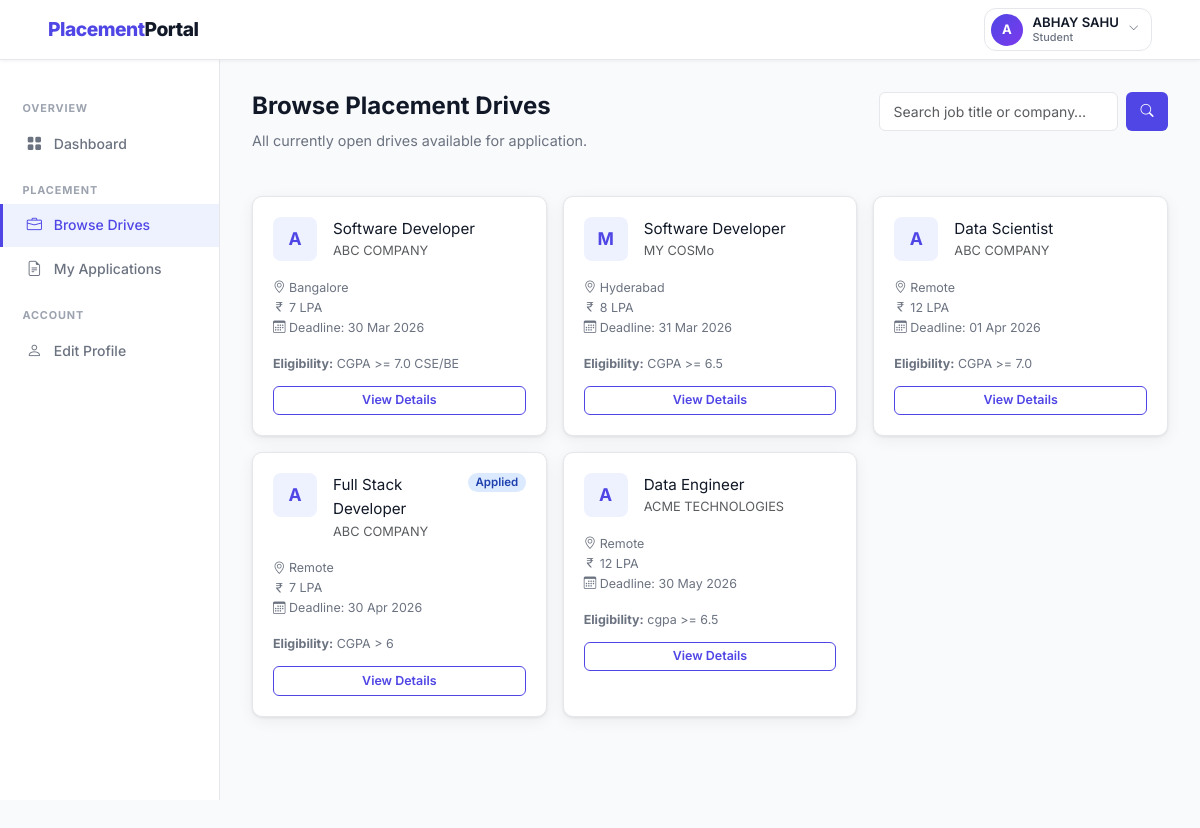
Screenshot of /student/drives (signed in) with the database file from the repository.
### backend/models.py (models this page shows, shortened)
class Student(db.Model):
    __tablename__ = 'student'
    id = db.Column(db.Integer, primary_key=True)
    full_name = db.Column(db.String(100), nullable=False)
    email = db.Column(db.String(120), unique=True, nullable=False)
    password_hash = db.Column(db.String(256), nullable=False)
    phone = db.Column(db.String(20))
    branch = db.Column(db.String(100))
    year = db.Column(db.String(20))
    cgpa = db.Column(db.Float)
    skills = db.Column(db.Text)
    resume_path = db.Column(db.String(300))
    is_active = db.Column(db.Boolean, default=True)
    registered_at = db.Column(db.DateTime, default=datetime.utcnow)
    applications = db.relationship('Application', backref='student', lazy=True,
                                   cascade='all, delete-orphan')

class PlacementDrive(db.Model):
    __tablename__ = 'placement_drive'
    id = db.Column(db.Integer, primary_key=True)
    company_id = db.Column(db.Integer, db.ForeignKey('company.id'), nullable=False)
    job_title = db.Column(db.String(150), nullable=False)
    job_description = db.Column(db.Text, nullable=False)
    eligibility_criteria = db.Column(db.Text)
    location = db.Column(db.String(100))
    salary_package = db.Column(db.String(100))
    application_deadline = db.Column(db.Date, nullable=False)
    status = db.Column(db.String(20), default='pending')
    created_at = db.Column(db.DateTime, default=datetime.utcnow)
    applications = db.relationship('Application', backref='drive', lazy=True,
                                   cascade='all, delete-orphan')

class Company(db.Model):
    __tablename__ = 'company'
    id = db.Column(db.Integer, primary_key=True)
    company_name = db.Column(db.String(150), nullable=False)
    email = db.Column(db.String(120), unique=True, nullable=False)
    password_hash = db.Column(db.String(256), nullable=False)
    hr_contact = db.Column(db.String(100))
    phone = db.Column(db.String(20))
    website = db.Column(db.String(200))
    description = db.Column(db.Text)
    approval_status = db.Column(db.String(20), default='pending')
    registered_at = db.Column(db.DateTime, default=datetime.utcnow)
    drives = db.relationship('PlacementDrive', backref='company', lazy=True,
                             cascade='all, delete-orphan')

### backend/routes.py (the view, shortened to what this page needs)
    @app.route('/student/drives')
    @login_required('student')
    def student_drives():
        search = request.args.get('search', '').strip()
        query  = PlacementDrive.query.filter_by(status='approved')
        approved_drives   = query.order_by(PlacementDrive.application_deadline.asc()).all()
        student           = Student.query.get(session['user_id'])
        applied_drive_ids = {
            a.drive_id for a in Application.query.filter_by(student_id=student.id).all()
        }
        return render_template('student/drives.html',
                               drives=approved_drives,
                               applied_drive_ids=applied_drive_ids,
                               search=search)

### backend/routes.py (called while the page is built)
def login_required(role):
    def decorator(f):
        @wraps(f)
        def decorated_function(*args, **kwargs):
            if 'user_id' not in session:
                flash('Please log in to continue.', 'warning')
                return redirect(url_for('auth_login', role=role))
            if session.get('role') != role:
                flash('You do not have permission to view that page.', 'danger')
                return redirect(url_for('home'))
            return f(*args, **kwargs)
        return decorated_function
    return decorator

### templates/student/drives.html (shortened to what this page needs)
{% extends 'layout_dashboard.html' %}
{% block sidebar %}
  <div class="sidebar-section">Overview</div>
  <a href="{{ url_for('student_dashboard') }}" class="sidebar-link"><i class="bi bi-grid-fill"></i> Dashboard</a>
  <div class="sidebar-section">Placement</div>
  <a href="{{ url_for('student_drives') }}" class="sidebar-link active"><i class="bi bi-briefcase"></i> Browse Drives</a>
  <a href="{{ url_for('student_applications') }}" class="sidebar-link"><i class="bi bi-file-earmark-text"></i> My Applications</a>
  <div class="sidebar-section">Account</div>
  <a href="{{ url_for('student_edit_profile') }}" class="sidebar-link"><i class="bi bi-person"></i> Edit Profile</a>
{% endblock %}
{% block content %}
<div class="page-header d-flex align-items-start justify-content-between flex-wrap gap-2">
  <div>
    <h1>Browse Placement Drives</h1>
    <p>All currently open drives available for application.</p>
  </div>
  <form method="GET" action="{{ url_for('student_drives') }}" class="search-bar">
    <input type="text" name="search" class="form-control"
           placeholder="Search job title or company…" value="{{ search }}">
    <button type="submit" class="btn btn-primary"><i class="bi bi-search"></i></button>
  </form>
</div>
{% if drives %}
<div class="row g-3">
  {% for d in drives %}
  <div class="col-md-6 col-xl-4">
    <div class="drive-card">
      <div class="d-flex align-items-start gap-3 mb-3">
        <div class="company-logo">{{ d.company.company_name[0]|upper }}</div>
        <div class="flex-grow-1 min-w-0">
          <div class="fw-700" style="font-size:.95rem;">{{ d.job_title }}</div>
          <div class="text-muted" style="font-size:.8rem;">{{ d.company.company_name }}</div>
        </div>
        {% if d.id in applied_drive_ids %}
          <span class="badge badge-applied">Applied</span>
        {% endif %}
      </div>
      <div class="drive-meta mb-3">
        {% if d.location %}
        <div><i class="bi bi-geo-alt"></i> {{ d.location }}</div>
        {% endif %}
        {% if d.salary_package %}
        <div><i class="bi bi-currency-rupee"></i> {{ d.salary_package }}</div>
        {% endif %}
        <div><i class="bi bi-calendar3"></i> Deadline: {{ d.application_deadline.strftime('%d %b %Y') }}</div>
      </div>
      {% if d.eligibility_criteria %}
      <div style="font-size:.78rem;color:var(--muted);margin-bottom:.75rem;">
        <strong>Eligibility:</strong> {{ d.eligibility_criteria[:80] }}{{ '…' if d.eligibility_criteria|length > 80 }}
      </div>
      {% endif %}
      <a href="{{ url_for('student_drive_detail', drive_id=d.id) }}"
         class="btn btn-outline-primary btn-sm w-100">View Details</a>
    </div>
  </div>
  {% endfor %}
</div>
{% else %}
  <div class="empty-state card" style="padding:4rem;">
    <i class="bi bi-briefcase"></i>
    <p>No open drives found{% if search %} for "{{ search }}"{% endif %}.</p>
  </div>
{% endif %}
{% endblock %}

### templates/layout_dashboard.html (shortened to what this page needs)
{% extends 'base.html' %}
{% block body %}
<nav class="navbar navbar-expand-lg fixed-top">
  <div class="container-fluid px-4">
    <a class="navbar-brand" href="{{ url_for('home') }}">
      Placement<span>Portal</span>
    </a>
    <div class="ms-auto d-flex align-items-center gap-3">
      <div class="dropdown">
        <button class="profile-trigger dropdown-toggle"
                data-bs-toggle="dropdown"
                aria-expanded="false">
          <div class="avatar-circle">
            {{ session.name[0]|upper if session.name else '?' }}
          </div>
          <div class="profile-info">
            <span class="profile-name">{{ session.name }}</span>
            <span class="profile-role">{{ session.role|capitalize }}</span>
          </div>
          <i class="bi bi-chevron-down chevron-icon"></i>
        </button>
      </div>
    </div>
  </div>
</nav>
<aside class="sidebar" style="top:60px;">
  {% block sidebar %}{% endblock %}
</aside>
<main class="main-with-sidebar" style="margin-top:60px;">
  {% block content %}{% endblock %}
</main>
{% endblock %}

### static/css/styles.css (style rules this page uses)
:root { --primary: #4f46e5; --primary-dk: #3730a3; --primary-lt: #eef2ff; --success: #16a34a; --danger: #dc2626; --warning: #d97706; --info: #0891b2; --dark: #111827; --muted: #6b7280; --border: #e5e7eb; --bg: #f9fafb; --white: #ffffff; --card-shadow: 0 1px 3px rgba(0,0,0,.08), 0 4px 16px rgba(0,0,0,.06); --radius: 10px; --radius-sm: 6px; --font: 'Inter', -apple-system, BlinkMacSystemFont, 'Segoe UI', sans-serif; }
*, *::before, *::after { box-sizing: border-box; margin: 0; padding: 0; }
body { font-family: var(--font); background: var(--bg); color: var(--dark); min-height: 100vh; font-size: 14.5px; line-height: 1.6; }
a { color: var(--primary); text-decoration: none; }
.navbar { background: var(--white) !important; border-bottom: 1px solid var(--border); box-shadow: 0 1px 4px rgba(0,0,0,.06); padding: 0 1.5rem; height: 60px; }
.navbar-brand { font-size: 1.2rem; font-weight: 800; color: var(--primary) !important; letter-spacing: -.5px; }
.navbar-brand span { color: var(--dark); }
.sidebar { width: 220px; min-height: calc(100vh - 60px); background: var(--white); border-right: 1px solid var(--border); padding: 1.5rem 0; position: fixed; top: 60px; left: 0; }
.sidebar-link { display: flex; align-items: center; gap: .65rem; padding: .6rem 1.4rem; color: var(--muted); font-weight: 500; font-size: .875rem; border-left: 3px solid transparent; transition: all .18s; }
.sidebar-link:hover, .sidebar-link.active { color: var(--primary); background: var(--primary-lt); border-left-color: var(--primary); text-decoration: none; }
.sidebar-link i { width:18px; text-align:center; font-size:.95rem; }
.sidebar-section { font-size: .68rem; font-weight: 700; text-transform: uppercase; letter-spacing: .08em; color: #9ca3af; padding: 1rem 1.4rem .3rem; }
.main-with-sidebar { margin-left: 220px; padding: 2rem; min-height: calc(100vh - 60px); }
.page-header { margin-bottom: 1.75rem; }
.page-header h1 { font-size:1.5rem; font-weight:700; color:var(--dark); }
.page-header p { color:var(--muted); font-size:.9rem; margin-top:.2rem; }
.badge { font-size:.72rem; font-weight:600; padding:.3em .65em; border-radius:20px; }
.badge-applied { background:#dbeafe; color:#1e40af; }
.btn { font-family: var(--font); font-weight: 600; font-size: .82rem; border-radius: var(--radius-sm); padding: .4rem .9rem; transition: all .18s; border: none; cursor: pointer; }
.btn-primary { background:var(--primary); color:#fff; }
.btn-outline-primary { background:transparent; border:1.5px solid var(--primary); color:var(--primary); }
.btn-sm { padding:.28rem .65rem; font-size:.78rem; }
.form-control, .form-select { font-family: var(--font); font-size: .875rem; border: 1.5px solid var(--border); border-radius: var(--radius-sm); padding: .5rem .85rem; transition: border-color .18s, box-shadow .18s; color: var(--dark); }
.search-bar { display:flex; gap:.5rem; max-width:360px; }
.drive-card { background: var(--white); border: 1px solid var(--border); border-radius: var(--radius); padding: 1.25rem; box-shadow: var(--card-shadow); transition: box-shadow .2s, transform .2s; height: 100%; }
.drive-card .company-logo { width:44px; height:44px; background: var(--primary-lt); border-radius: 8px; display: flex; align-items:center; justify-content:center; font-weight: 700; color:var(--primary); font-size:1.1rem; flex-shrink: 0; }
.drive-meta { font-size:.78rem; color:var(--muted); }
.drive-meta i { width:14px; }
.profile-trigger { display: flex; align-items: center; gap: .6rem; background: transparent; border: 1.5px solid var(--border); border-radius: 12px; padding: .3rem .75rem .3rem .35rem; cursor: pointer; transition: background .18s, box-shadow .18s; outline: none; }
.profile-trigger::after { display: none !important; }
.avatar-circle { width: 32px; height: 32px; border-radius: 50%; background: linear-gradient(135deg, var(--primary), #7c3aed); color: white; font-size: .82rem; font-weight: 700; display: flex; align-items: center; justify-content: center; flex-shrink: 0; letter-spacing: 0; }
.profile-info { display: flex; flex-direction: column; align-items: flex-start; line-height: 1.2; }
.profile-name { font-size: .82rem; font-weight: 600; color: var(--dark); }
.profile-role { font-size: .68rem; color: var(--muted); font-weight: 500; }
.chevron-icon { font-size: .65rem; color: var(--muted); transition: transform .2s; }

### rows the page displays
Student: name "ABHAY SAHU"
PlacementDrive: company "A", job_title "Software Developer", company.company_name "ABC COMPANY", location "Bangalore", salary_package "7 LPA", application_deadline "30 Mar 2026", eligibility_criteria "CGPA >= 7.0 CSE/BE"
PlacementDrive: company "M", job_title "Software Developer", company.company_name "MY COSMo", location "Hyderabad", salary_package "8 LPA", application_deadline "31 Mar 2026", eligibility_criteria "CGPA >= 6.5"
PlacementDrive: company "A", job_title "Data Scientist", company.company_name "ABC COMPANY", location "Remote", salary_package "12 LPA", application_deadline "01 Apr 2026", eligibility_criteria "CGPA >= 7.0"
PlacementDrive: company "A", job_title "Full Stack Developer", company.company_name "ABC COMPANY", shows "Applied", location "Remote", salary_package "7 LPA", application_deadline "30 Apr 2026", eligibility_criteria "CGPA > 6"
PlacementDrive: company "A", job_title "Data Engineer", company.company_name "ACME TECHNOLOGIES", location "Remote", salary_package "12 LPA", application_deadline "30 May 2026", eligibility_criteria "cgpa >= 6.5"

### other values shown
{{ session.name[0]|upper if session.name else '?' }} "A"
{{ session.role|capitalize }} "Student"
